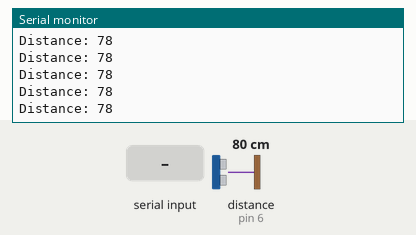
Bench run of a sketch on a simulated Arduino Uno, built with avr-gcc and run on an emulated ATmega328P. Parts: the last lines printed to the serial monitor. Wiring (inferred from the names in the program): ultrasonic range finder: trigger pin 5; echo pin 6. Inputs (shaded band) come from the test bench; at power-on: distance to the obstacle (sensor on pin 6) 80 cm. The echo pulse lasts 58.3 µs per cm.

Above: at 1.3 s.
1.4 s: distance to the obstacle (sensor on pin 6) set to 9 cm
At 2.5 s:
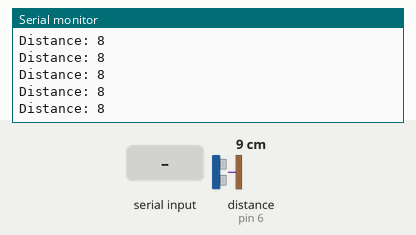
4.4 s: "s" received over the second serial link
7.4 s: "1" received over the second serial link
10.4 s: distance to the obstacle (sensor on pin 6) set to 18 cm
At 11.5 s:
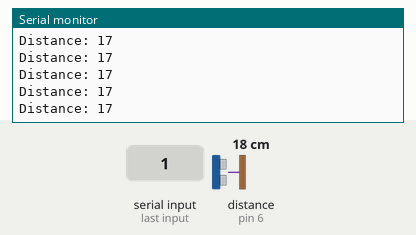
13.4 s: "0" received over the second serial link
Timing chart, 0 to 16.4 s (numbered marks = the images above; inputs shaded):
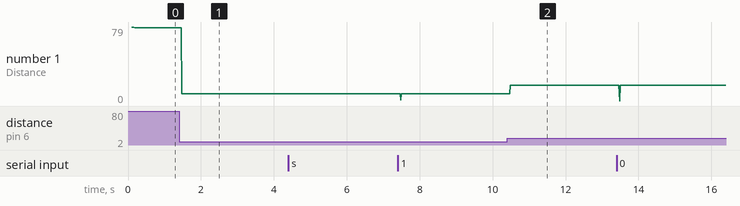

Measured:
- after the input at 1.4 s, the serial monitor: prints a new line after 0.07 s (image 1)
- after the input at 10.4 s, the serial monitor: prints a new line after 0.08 s (image 2)
- plotted number 1: 78 → 8 after the input at 1.4 s, 8 → 17 after the input at 10.4 s

The sketch:

gem.ino
```cpp
 #include <SoftwareSerial.h>
long duration;
int distance;
const int trigPin = 5;
const int echoPin = 6;
SoftwareSerial mySerial(9, 10);

void setup()
{
  pinMode(trigPin, OUTPUT); // Sets the trigPin as an Output
pinMode(echoPin, INPUT); // Sets the echoPin as an Input
  mySerial.begin(9600);   // Setting the baud rate of GSM Module
  Serial.begin(9600);    // Setting the baud rate of Serial Monitor (Arduino)
  delay(100);
}


void loop()
{
  digitalWrite(trigPin, LOW);
delayMicroseconds(2);
// Sets the trigPin on HIGH state for 10 micro seconds
digitalWrite(trigPin, HIGH);
delayMicroseconds(10);
digitalWrite(trigPin, LOW);
// Reads the echoPin, returns the sound wave travel time in microseconds
duration = pulseIn(echoPin, HIGH);
// Calculating the distance
distance= duration*0.034/2;
// Prints the distance on the Serial Monitor


if(distance<5)
{
    SendMessage();
     delay(60000);
}
else {
  Serial.print("Distance: ");
Serial.println(distance);
}

  if (Serial.available()>0)
   switch(Serial.read())
  {
    case 's':
      SendMessage();
      break;

  }

 if (mySerial.available()>0)
   Serial.write(mySerial.read());
}


 void SendMessage()
{
  mySerial.println("AT+CMGF=1");    //Sets the GSM Module in Text Mode
  delay(1000);  // Delay of 1000 milli seconds or 1 second
  mySerial.println("AT+CMGS=\"+91xxxxxxxxxx\"\r"); // Replace x with mobile number
  delay(1000);
  mySerial.println("Dustbin is about to get full");// The SMS text you want to send
  delay(100);
   mySerial.println((char)26);// ASCII code of CTRL+Z
  delay(1000);
}
```
